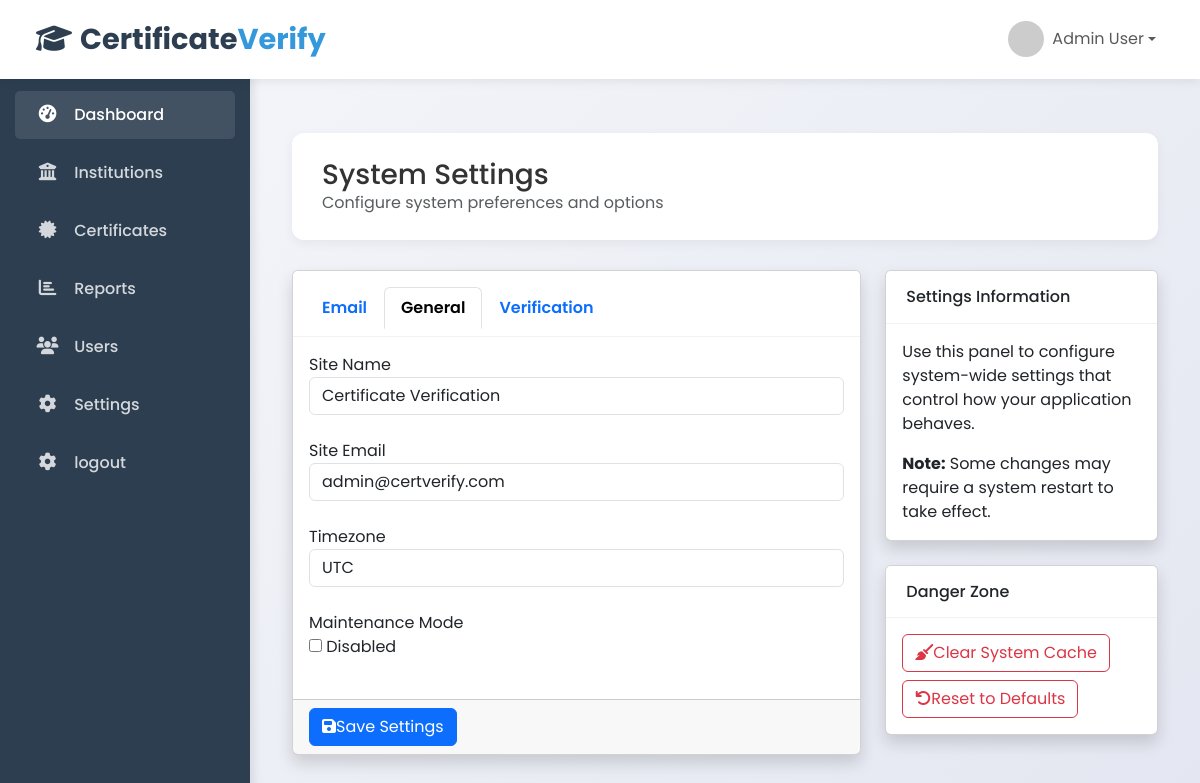
Page /admin/settings.php (signed in) on the committed database.
### tables this page shows
CREATE TABLE `system_settings` (
  `id` int(11) NOT NULL,
  `setting_key` varchar(100) NOT NULL,
  `setting_value` text DEFAULT NULL,
  `setting_group` varchar(50) DEFAULT 'general',
  `display_name` varchar(100) DEFAULT NULL,
  `setting_type` enum('text','textarea','number','email','password','select','checkbox','radio') DEFAULT 'text',
  `options` text DEFAULT NULL COMMENT 'JSON options for select, radio, etc.',
  `is_public` tinyint(1) DEFAULT 0,
  `created_at` timestamp NOT NULL DEFAULT current_timestamp(),
  `updated_at` timestamp NOT NULL DEFAULT current_timestamp() ON UPDATE current_timestamp()
);

### includes/db.php (called while the page is built, shortened)
<?php
class Database {
    private $conn;
    public function __construct() {
        $this->conn = new mysqli(DB_HOST, DB_USER, DB_PASS, DB_NAME);
    }
    public function query($sql) {
        return $this->conn->query($sql);
    }
}
$db = new Database();
?>

### admin/settings.php (the view, shortened to what this page needs)
<?php
global $db;
$settings = [];
$result = $db->query("SELECT * FROM system_settings ORDER BY setting_group, id");
while ($row = $result->fetch_assoc()) {
    $settings[$row['setting_group']][] = $row;
}
require_once '../includes/header.php';
?>
<div class="container-fluid mt-4">
    <div class="dashboard-header">
        <h1 class="h3 mb-0">System Settings</h1>
        <p class="text-muted mb-0">Configure system preferences and options</p>
    </div>
    <form method="POST" class="mt-4">
        <div class="row">
            <div class="col-md-8">
                <div class="card shadow mb-4">
                    <div class="card-header py-3">
                        <ul class="nav nav-tabs card-header-tabs" id="settingsTabs" role="tablist">
                            <?php foreach ($settings as $group => $groupSettings): ?>
                                <li class="nav-item">
                                    <a class="nav-link <?php echo $group === 'general' ? 'active' : ''; ?>"
                                       id="<?php echo $group; ?>-tab"
                                       data-toggle="tab"
                                       href="#<?php echo $group; ?>"
                                       role="tab">
                                        <?php echo ucfirst($group); ?>
                                    </a>
                                </li>
                            <?php endforeach; ?>
                        </ul>
                    </div>
                    <div class="card-body">
                        <div class="tab-content" id="settingsTabsContent">
                            <?php foreach ($settings as $group => $groupSettings): ?>
                                <div class="tab-pane fade <?php echo $group === 'general' ? 'show active' : ''; ?>"
                                     id="<?php echo $group; ?>"
                                     role="tabpanel">
                                    <?php foreach ($groupSettings as $setting): ?>
                                        <div class="form-group mb-4">
                                            <label for="setting_<?php echo $setting['setting_key']; ?>">
                                                <?php echo $setting['display_name']; ?>
                                            </label>
                                            <?php if ($setting['setting_type'] === 'text' ||
                                                      $setting['setting_type'] === 'email' ||
                                                      $setting['setting_type'] === 'password' ||
                                                      $setting['setting_type'] === 'number'): ?>
                                                <input type="<?php echo $setting['setting_type']; ?>"
                                                       class="form-control"
                                                       id="setting_<?php echo $setting['setting_key']; ?>"
                                                       name="settings[<?php echo $setting['setting_key']; ?>]"
                                                       value="<?php echo htmlspecialchars($setting['setting_value']); ?>"
                                                       <?php echo $setting['setting_type'] === 'number' ? 'min="0"' : ''; ?>>
                                            <?php elseif ($setting['setting_type'] === 'select'): ?>
                                                <?php $options = json_decode($setting['options'] ?? '[]', true); ?>
                                                <select class="form-control"
                                                        id="setting_<?php echo $setting['setting_key']; ?>"
                                                        name="settings[<?php echo $setting['setting_key']; ?>]">
                                                    <?php foreach ($options as $option): ?>
                                                        <option value="<?php echo htmlspecialchars($option); ?>"
                                                            <?php echo $option === $setting['setting_value'] ? 'selected' : ''; ?>>
                                                            <?php echo htmlspecialchars($option); ?>
                                                        </option>
                                                    <?php endforeach; ?>
                                                </select>
                                            <?php elseif ($setting['setting_type'] === 'checkbox'): ?>
                                                <div class="custom-control custom-switch">
                                                    <input type="checkbox"
                                                           class="custom-control-input"
                                                           id="setting_<?php echo $setting['setting_key']; ?>"
                                                           name="settings[<?php echo $setting['setting_key']; ?>]"
                                                           value="1"
                                                           <?php echo $setting['setting_value'] == '1' ? 'checked' : ''; ?>>
                                                    <label class="custom-control-label" for="setting_<?php echo $setting['setting_key']; ?>">
                                                        <?php echo $setting['setting_value'] == '1' ? 'Enabled' : 'Disabled'; ?>
                                                    </label>
                                                </div>
                                            <?php endif; ?>
                                        </div>
                                    <?php endforeach; ?>
                                </div>
                            <?php endforeach; ?>
                        </div>
                    </div>
                    <div class="card-footer text-right">
                        <button type="submit" class="btn btn-primary">
                            <i class="fas fa-save mr-2"></i>Save Settings
                        </button>
                    </div>
                </div>
            </div>
            <div class="col-md-4">
                <div class="card shadow mb-4">
                    <div class="card-header py-3">
                        <h6 class="m-0 font-weight-bold">Settings Information</h6>
                    </div>
                    <div class="card-body">
                        <p>Use this panel to configure system-wide settings that control how your application behaves.</p>
                        <p class="mb-0"><strong>Note:</strong> Some changes may require a system restart to take effect.</p>
                    </div>
                </div>
                <div class="card shadow">
                    <div class="card-header py-3">
                        <h6 class="m-0 font-weight-bold">Danger Zone</h6>
                    </div>
                    <div class="card-body">
                        <button type="button" class="btn btn-outline-danger btn-block" data-toggle="modal" data-target="#clearCacheModal">
                            <i class="fas fa-broom mr-2"></i>Clear System Cache
                        </button>
                        <button type="button" class="btn btn-outline-danger btn-block mt-2" data-toggle="modal" data-target="#resetSettingsModal">
                            <i class="fas fa-undo mr-2"></i>Reset to Defaults
                        </button>
                    </div>
                </div>
            </div>
        </div>
    </form>
</div>
<?php require_once '../includes/footer.php'; ?>

### includes/header.php (style rules this page uses)
* { margin: 0; padding: 0; box-sizing: border-box; font-family: 'Poppins', sans-serif; }
body { background: linear-gradient(135deg, #f5f7fa 0%, #e4e7f1 100%); min-height: 100vh; color: #333; overflow-x: hidden; }
.dashboard-header { background: white; padding: 25px 30px; border-radius: 12px; margin-bottom: 30px; box-shadow: 0 4px 12px rgba(0, 0, 0, 0.05); }
.card-header { background: white; padding: 15px 20px; font-weight: 600; border-bottom: 1px solid rgba(0, 0, 0, 0.05); }

### rows in the picture
system_settings: display_name "Site Name", setting_type+setting_key+setting_value "Certificate Verification"
system_settings: display_name "Site Email", setting_type+setting_key+setting_value "admin@certverify.com"
system_settings: display_name "Timezone", options+setting_value+setting_key "UTC"
system_settings: display_name "Maintenance Mode", shows "Disabled"

### other values in the picture
$group "Email"
$group "General"
$group "Verification"
